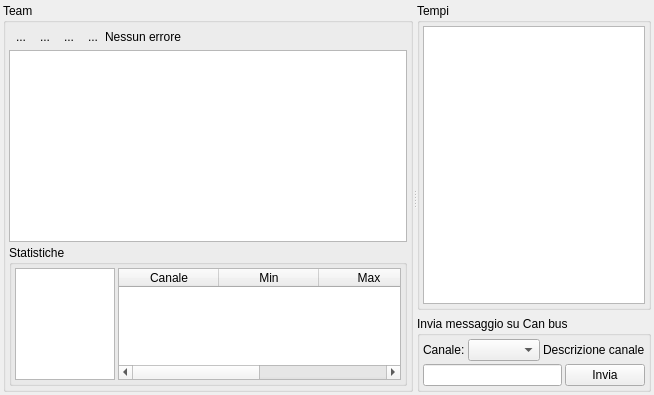
<?xml version="1.0" encoding="UTF-8"?>
<ui version="4.0">
 <class>UtilitiesView</class>
 <widget class="QWidget" name="UtilitiesView">
  <property name="geometry">
   <rect>
    <x>0</x>
    <y>0</y>
    <width>654</width>
    <height>395</height>
   </rect>
  </property>
  <property name="windowTitle">
   <string>Form</string>
  </property>
  <layout class="QGridLayout" name="gridLayout_4">
   <property name="leftMargin">
    <number>3</number>
   </property>
   <property name="topMargin">
    <number>3</number>
   </property>
   <property name="rightMargin">
    <number>3</number>
   </property>
   <property name="bottomMargin">
    <number>3</number>
   </property>
   <property name="spacing">
    <number>3</number>
   </property>
   <item row="0" column="0">
    <widget class="QSplitter" name="splitter">
     <property name="orientation">
      <enum>Qt::Horizontal</enum>
     </property>
     <property name="childrenCollapsible">
      <bool>false</bool>
     </property>
     <widget class="QGroupBox" name="groupBox_4">
      <property name="title">
       <string>Team</string>
      </property>
      <layout class="QVBoxLayout" name="verticalLayout_2">
       <property name="spacing">
        <number>3</number>
       </property>
       <property name="leftMargin">
        <number>3</number>
       </property>
       <property name="topMargin">
        <number>3</number>
       </property>
       <property name="rightMargin">
        <number>3</number>
       </property>
       <property name="bottomMargin">
        <number>3</number>
       </property>
       <item>
        <layout class="QHBoxLayout" name="horizontalLayout_4">
         <property name="spacing">
          <number>0</number>
         </property>
         <item>
          <widget class="QToolButton" name="startCallButton">
           <property name="text">
            <string>...</string>
           </property>
           <property name="icon">
            <iconset resource="../../Resource.qrc">
             <normaloff>:/images/icons/startcall.png</normaloff>:/images/icons/startcall.png</iconset>
           </property>
           <property name="iconSize">
            <size>
             <width>24</width>
             <height>24</height>
            </size>
           </property>
           <property name="autoRaise">
            <bool>true</bool>
           </property>
          </widget>
         </item>
         <item>
          <widget class="QToolButton" name="endCallButton">
           <property name="text">
            <string>...</string>
           </property>
           <property name="icon">
            <iconset resource="../../Resource.qrc">
             <normaloff>:/images/icons/stopcall.png</normaloff>:/images/icons/stopcall.png</iconset>
           </property>
           <property name="iconSize">
            <size>
             <width>24</width>
             <height>24</height>
            </size>
           </property>
           <property name="autoRaise">
            <bool>true</bool>
           </property>
          </widget>
         </item>
         <item>
          <widget class="QToolButton" name="soloCall">
           <property name="text">
            <string>...</string>
           </property>
           <property name="icon">
            <iconset resource="../../Resource.qrc">
             <normaloff>:/images/icons/solocall.png</normaloff>:/images/icons/solocall.png</iconset>
           </property>
           <property name="iconSize">
            <size>
             <width>24</width>
             <height>24</height>
            </size>
           </property>
           <property name="autoRaise">
            <bool>true</bool>
           </property>
          </widget>
         </item>
         <item>
          <widget class="QToolButton" name="groupCallButton">
           <property name="text">
            <string>...</string>
           </property>
           <property name="icon">
            <iconset resource="../../Resource.qrc">
             <normaloff>:/images/icons/groupcall.png</normaloff>:/images/icons/groupcall.png</iconset>
           </property>
           <property name="iconSize">
            <size>
             <width>24</width>
             <height>24</height>
            </size>
           </property>
           <property name="autoRaise">
            <bool>true</bool>
           </property>
          </widget>
         </item>
         <item>
          <widget class="QLabel" name="callErrorLabel">
           <property name="text">
            <string>Nessun errore</string>
           </property>
          </widget>
         </item>
        </layout>
       </item>
       <item>
        <widget class="QListWidget" name="teamList"/>
       </item>
       <item>
        <widget class="QGroupBox" name="groupBox_2">
         <property name="title">
          <string>Statistiche</string>
         </property>
         <property name="checkable">
          <bool>false</bool>
         </property>
         <layout class="QGridLayout" name="gridLayout_2">
          <property name="leftMargin">
           <number>3</number>
          </property>
          <property name="topMargin">
           <number>3</number>
          </property>
          <property name="rightMargin">
           <number>3</number>
          </property>
          <property name="bottomMargin">
           <number>3</number>
          </property>
          <property name="spacing">
           <number>3</number>
          </property>
          <item row="0" column="0">
           <layout class="QHBoxLayout" name="horizontalLayout_2">
            <property name="spacing">
             <number>3</number>
            </property>
            <item>
             <widget class="QListView" name="channelList">
              <property name="sizePolicy">
               <sizepolicy hsizetype="Minimum" vsizetype="Expanding">
                <horstretch>0</horstretch>
                <verstretch>0</verstretch>
               </sizepolicy>
              </property>
              <property name="sizeAdjustPolicy">
               <enum>QAbstractScrollArea::AdjustToContents</enum>
              </property>
             </widget>
            </item>
            <item>
             <widget class="QTableWidget" name="statisticsTable">
              <property name="styleSheet">
               <string notr="true">alternate-background-color: #353535;</string>
              </property>
              <property name="horizontalScrollBarPolicy">
               <enum>Qt::ScrollBarAsNeeded</enum>
              </property>
              <property name="sizeAdjustPolicy">
               <enum>QAbstractScrollArea::AdjustToContents</enum>
              </property>
              <property name="editTriggers">
               <set>QAbstractItemView::NoEditTriggers</set>
              </property>
              <property name="alternatingRowColors">
               <bool>true</bool>
              </property>
              <property name="selectionMode">
               <enum>QAbstractItemView::SingleSelection</enum>
              </property>
              <property name="selectionBehavior">
               <enum>QAbstractItemView::SelectRows</enum>
              </property>
              <property name="rowCount">
               <number>0</number>
              </property>
              <property name="columnCount">
               <number>4</number>
              </property>
              <attribute name="horizontalHeaderCascadingSectionResizes">
               <bool>false</bool>
              </attribute>
              <attribute name="horizontalHeaderShowSortIndicator" stdset="0">
               <bool>false</bool>
              </attribute>
              <attribute name="verticalHeaderVisible">
               <bool>false</bool>
              </attribute>
              <column>
               <property name="text">
                <string>Canale</string>
               </property>
              </column>
              <column>
               <property name="text">
                <string>Min</string>
               </property>
              </column>
              <column>
               <property name="text">
                <string>Max</string>
               </property>
              </column>
              <column>
               <property name="text">
                <string>Avg</string>
               </property>
              </column>
             </widget>
            </item>
           </layout>
          </item>
         </layout>
        </widget>
       </item>
      </layout>
     </widget>
     <widget class="QWidget" name="layoutWidget">
      <layout class="QVBoxLayout" name="verticalLayout">
       <item>
        <widget class="QGroupBox" name="groupBox_3">
         <property name="sizePolicy">
          <sizepolicy hsizetype="Expanding" vsizetype="Preferred">
           <horstretch>0</horstretch>
           <verstretch>0</verstretch>
          </sizepolicy>
         </property>
         <property name="title">
          <string>Tempi</string>
         </property>
         <layout class="QGridLayout" name="gridLayout_3">
          <property name="leftMargin">
           <number>3</number>
          </property>
          <property name="topMargin">
           <number>3</number>
          </property>
          <property name="rightMargin">
           <number>3</number>
          </property>
          <property name="bottomMargin">
           <number>3</number>
          </property>
          <property name="spacing">
           <number>3</number>
          </property>
          <item row="0" column="0">
           <widget class="QTableWidget" name="timeTable">
            <property name="styleSheet">
             <string notr="true">alternate-background-color: #353535;</string>
            </property>
            <property name="editTriggers">
             <set>QAbstractItemView::NoEditTriggers</set>
            </property>
            <property name="alternatingRowColors">
             <bool>true</bool>
            </property>
            <property name="selectionMode">
             <enum>QAbstractItemView::SingleSelection</enum>
            </property>
            <property name="selectionBehavior">
             <enum>QAbstractItemView::SelectRows</enum>
            </property>
            <property name="rowCount">
             <number>0</number>
            </property>
            <property name="columnCount">
             <number>0</number>
            </property>
           </widget>
          </item>
         </layout>
        </widget>
       </item>
       <item>
        <widget class="QGroupBox" name="groupBox">
         <property name="sizePolicy">
          <sizepolicy hsizetype="Preferred" vsizetype="Preferred">
           <horstretch>0</horstretch>
           <verstretch>0</verstretch>
          </sizepolicy>
         </property>
         <property name="title">
          <string>Invia messaggio su Can bus</string>
         </property>
         <layout class="QGridLayout" name="gridLayout">
          <property name="leftMargin">
           <number>3</number>
          </property>
          <property name="topMargin">
           <number>3</number>
          </property>
          <property name="rightMargin">
           <number>3</number>
          </property>
          <property name="bottomMargin">
           <number>3</number>
          </property>
          <property name="spacing">
           <number>3</number>
          </property>
          <item row="0" column="0">
           <layout class="QHBoxLayout" name="horizontalLayout">
            <item>
             <widget class="QLabel" name="label">
              <property name="text">
               <string>Canale:</string>
              </property>
             </widget>
            </item>
            <item>
             <widget class="QComboBox" name="outChannelCombo"/>
            </item>
            <item>
             <widget class="QLabel" name="descLabel">
              <property name="text">
               <string>Descrizione canale</string>
              </property>
             </widget>
            </item>
            <item>
             <spacer name="horizontalSpacer_2">
              <property name="orientation">
               <enum>Qt::Horizontal</enum>
              </property>
              <property name="sizeHint" stdset="0">
               <size>
                <width>40</width>
                <height>20</height>
               </size>
              </property>
             </spacer>
            </item>
           </layout>
          </item>
          <item row="1" column="0">
           <layout class="QHBoxLayout" name="horizontalLayout_3">
            <item>
             <widget class="QLineEdit" name="msgText"/>
            </item>
            <item>
             <widget class="QPushButton" name="sendButton">
              <property name="text">
               <string>Invia</string>
              </property>
             </widget>
            </item>
           </layout>
          </item>
         </layout>
        </widget>
       </item>
      </layout>
     </widget>
    </widget>
   </item>
  </layout>
 </widget>
 <resources>
  <include location="../../Resource.qrc"/>
 </resources>
 <connections/>
</ui>
